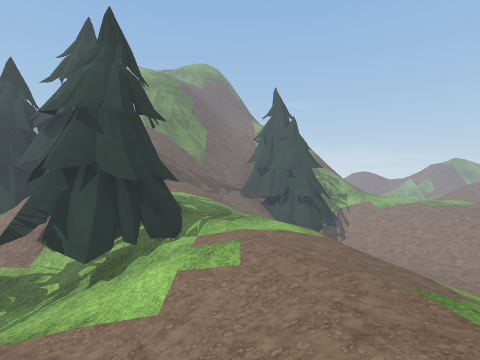
view 1 (above)

14 first-person views from a walk through a 3-D level made in the Unity game engine. The camera is 1.4 m above the floor, tilts 2° down and sees 85° across. The floor is counted in squares, 2 m on a side. Each view is taken from the middle of a square. On the plan, view 1 faces up. The plan holds only what a view shows up to about 9 squares ahead; the rest is blank. The place goes on beyond the plan. The player character is not drawn. Some animated figures are left out. Some surface patterns are stand-ins.

view 2
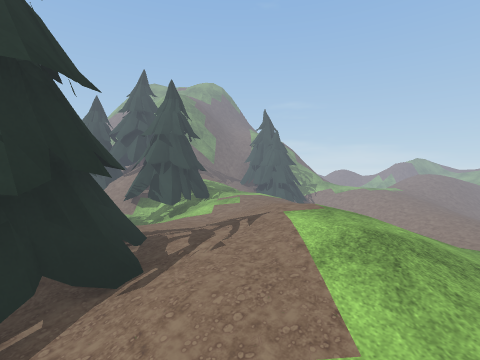

view 3
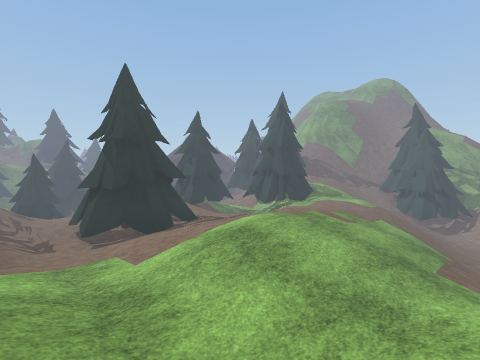

view 4
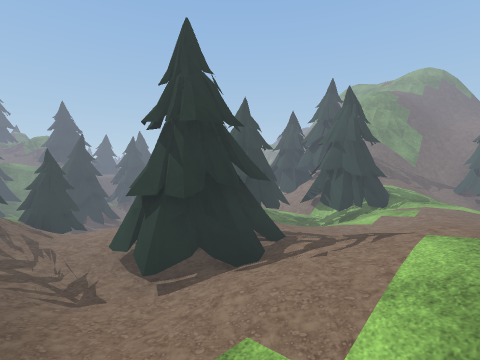

view 5
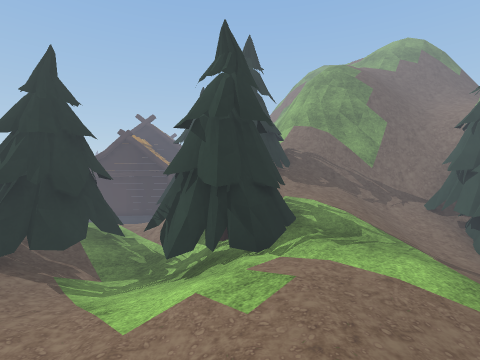

view 6
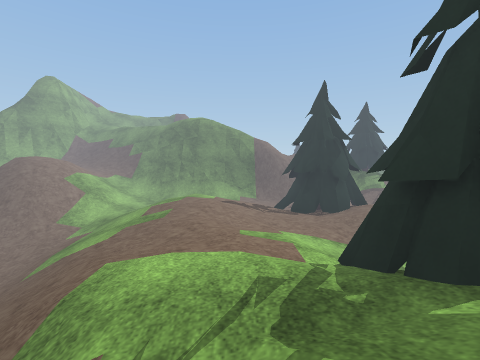

view 7
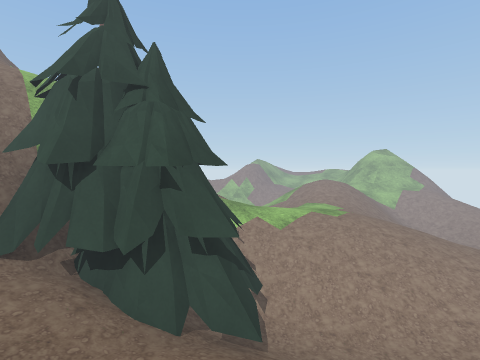

view 8
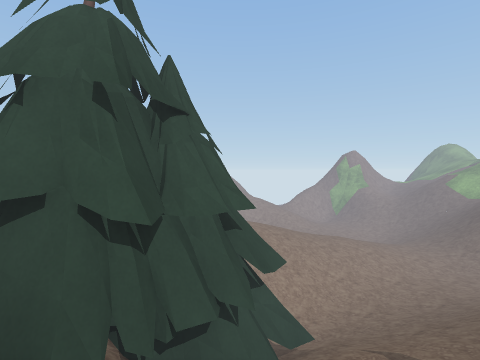

view 9
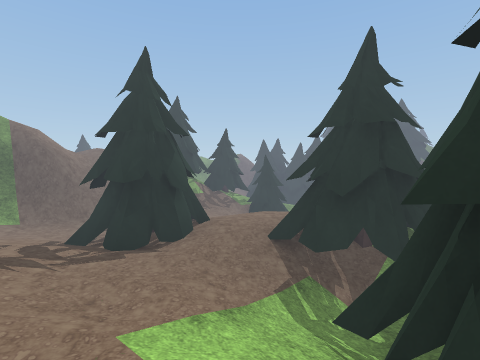

view 10
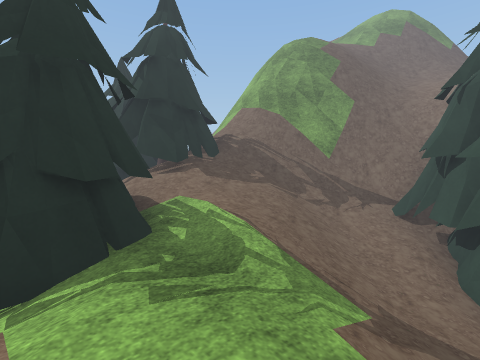

view 11
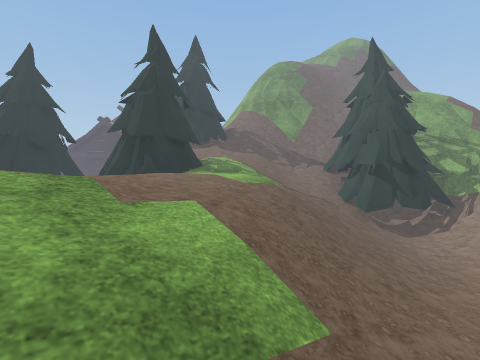

view 12
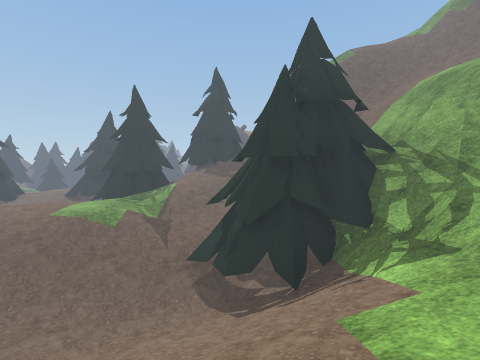

view 13
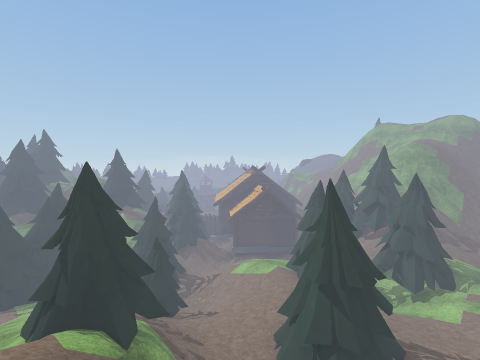

view 14
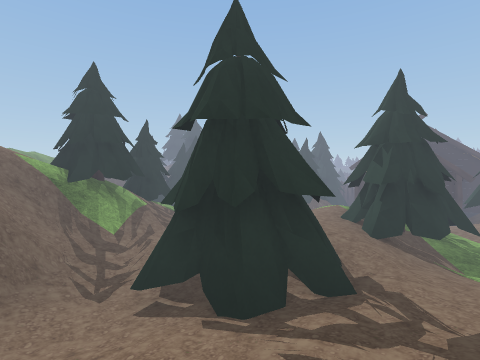

### Floor plan
Key: @ floor where view 1 was taken; # wall or solid block; . main floor; : floor 0.5 m higher than the main floor; - floor 0.5 m lower than the main floor; + floor 0.75 m higher than the main floor; _ floor 0.75 m lower than the main floor; < floor 1.25 m lower than the main floor; ( floor 1.5 m lower than the main floor; * floor 2 m higher than the main floor; ! floor 2 m lower than the main floor; ? floor 2.5 m lower than the main floor; / step, stairs or slope; = window, fence, low wall or low ledge; v drop or lower ground.
Columns run from 7 left of view 1 to 11 right of it. Each row starts with its distance up from view 1.
 12     //v#
 11     //##/
 10      /////
  9     //=///#  //
  8    #######// //+
  7    ####:##/...////
  6    ##///##//.//////
  5    ##//////////////
  4   //###.//!/</  //
  3   __/##.//(((/
  2   /##</..//!(/
  1 ///##/-/.//////?
  0 ////.//@.///////
 -1 ///_/#/..///////
 -2 /#/__//--_//* //
 -3  ###//#////// /=
 -4 /###//v###=// ##
 -5 //+/// /

Positions as (right, up) in squares from view 1, and headings:
1: (0, 0), facing up
2: (0, -3), facing up
3: (3, -3), facing up-left
4: (1, -3), facing up-left
5: (1, 1), facing up-left
6: (0, 5), facing down
7: (0, 4), facing up-right
8: (-1, 6), facing right
9: (0, 3), facing down-left
10: (1, 3), facing up-left
11: (3, 1), facing up-left
12: (5, 6), facing left
13: (0, -5), facing up-left
14: (1, -1), facing left
